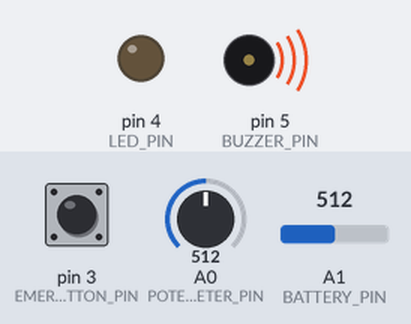
A sketch run on a simulated Arduino Uno, built with avr-gcc and run on an emulated ATmega328P. Parts: output pins drawn as LEDs (lit = HIGH), buzzer (waves = sounding). The test bench sets the inputs (shaded band); at power-on: pin 3 (EMERGENCY_BUTTON_PIN) HIGH, A0 (POTENTIOMETER_PIN) = 512, A1 (BATTERY_PIN) = 512. EEPROM starts erased; no radio packets arrive unless stated; what the sketch prints to the serial monitor is not drawn.

Above: at 2.0 s.
At 3.4 s:
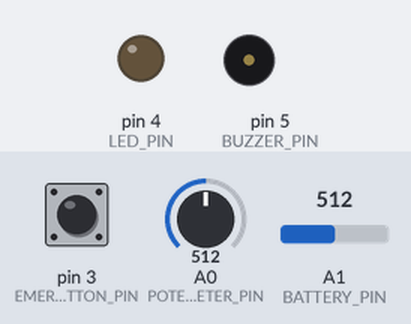
3.5 s: pin 3 (EMERGENCY_BUTTON_PIN) pulled LOW for 3.2 s
At 6.9 s:
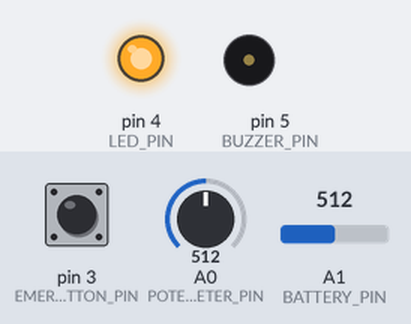
8.2 s: A0 (POTENTIOMETER_PIN) set to 661
9.7 s: A0 (POTENTIOMETER_PIN) set to 686
Timing chart, 0 to 12.7 s (numbered marks = the images above; inputs shaded):
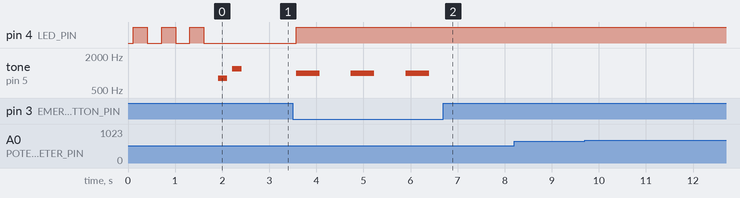

The sketch:

vaccine_monitor.ino
```cpp
// Solar-Surv: Vaccine Cold Chain Monitor
// Offline Temperature Alert System for Vaccine Storage
// Monitors fridge temperature and sends alerts via LoRa when outside 2-8°C range

#include <SPI.h>
#include <LoRa.h>
#include <OneWire.h>
#include <DallasTemperature.h>
#include <EEPROM.h>

// Pin definitions
#define TEMP_SENSOR_PIN 2        // DS18B20 temperature sensor
#define EMERGENCY_BUTTON_PIN 3   // Manual alert button
#define LED_PIN 4                // Status LED
#define BUZZER_PIN 5             // Alert buzzer
#define BATTERY_PIN A1           // Battery voltage monitoring
#define POTENTIOMETER_PIN A0     // For temperature simulation

// Temperature thresholds (Vaccine storage requirements)
#define TEMP_MIN 2.0             // Minimum safe temperature (°C)
#define TEMP_MAX 8.0             // Maximum safe temperature (°C)
#define BATTERY_LOW 3.3          // Low battery threshold (V)

// Device configuration
#define DEVICE_ID_ADDR 0
#define DEVICE_ID_DEFAULT 0x01
#define SENSOR_INTERVAL 5000     // Read temperature every 5 seconds
#define HEARTBEAT_INTERVAL 30000 // Send status every 30 seconds
#define ALERT_TIMEOUT 10000      // Alert timeout (10 seconds)

// Data structures
struct VaccineMonitorData {
  uint8_t deviceId;
  uint32_t timestamp;
  float temperature;
  float batteryVoltage;
  bool emergencyPressed;
  bool alertActive;
  uint8_t alertType;  // 0=none, 1=too hot, 2=too cold, 3=emergency, 4=battery
};

struct AlertMessage {
  uint8_t deviceId;
  uint8_t alertType;
  uint32_t timestamp;
  float temperature;
  char message[40];
};

// Global variables
OneWire oneWire(TEMP_SENSOR_PIN);
DallasTemperature tempSensor(&oneWire);
VaccineMonitorData currentData;
AlertMessage alertMsg;
unsigned long lastSensorRead = 0;
unsigned long lastHeartbeat = 0;
bool alertActive = false;
uint8_t deviceId;
bool useSimulation = true;  // Set to false when real sensor is connected

void setup() {
  Serial.begin(9600);

  // Initialize pins
  pinMode(EMERGENCY_BUTTON_PIN, INPUT_PULLUP);
  pinMode(LED_PIN, OUTPUT);
  pinMode(BUZZER_PIN, OUTPUT);

  // Initialize LoRa
  if (!LoRa.begin(433E6)) {
    Serial.println("LoRa init failed!");
    while (1);
  }
  LoRa.setTxPower(20);
  LoRa.setSpreadingFactor(7);
  LoRa.setSignalBandwidth(125E3);

  // Initialize temperature sensor
  tempSensor.begin();

  // Get or set device ID
  deviceId = EEPROM.read(DEVICE_ID_ADDR);
  if (deviceId == 0xFF) {
    deviceId = DEVICE_ID_DEFAULT;
    EEPROM.write(DEVICE_ID_ADDR, deviceId);
  }

  // Initialize data structure
  currentData.deviceId = deviceId;
  currentData.alertActive = false;
  currentData.alertType = 0;

  Serial.println("=== Solar-Surv Vaccine Cold Chain Monitor ===");
  Serial.print("Device ID: ");
  Serial.println(deviceId);
  Serial.println("Monitoring temperature range: 2-8°C");
  Serial.println("Press emergency button for manual alert");

  // Startup sequence
  startupSequence();
}

void loop() {
  unsigned long currentTime = millis();

  // Read temperature every SENSOR_INTERVAL
  if (currentTime - lastSensorRead >= SENSOR_INTERVAL) {
    readTemperature();
    checkTemperatureThresholds();
    lastSensorRead = currentTime;
  }

  // Send heartbeat every HEARTBEAT_INTERVAL
  if (currentTime - lastHeartbeat >= HEARTBEAT_INTERVAL) {
    sendHeartbeat();
    lastHeartbeat = currentTime;
  }

  // Check emergency button
  if (digitalRead(EMERGENCY_BUTTON_PIN) == LOW) {
    triggerEmergencyAlert();
    delay(1000);  // Debounce
  }

  // Handle alert timeout
  if (alertActive && (currentTime - lastSensorRead >= ALERT_TIMEOUT)) {
    clearAlert();
  }

  delay(100);
}

void readTemperature() {
  if (useSimulation) {
    // Simulate temperature using potentiometer (0-1023 maps to -5 to 15°C)
    int tempRaw = analogRead(POTENTIOMETER_PIN);
    currentData.temperature = map(tempRaw, 0, 1023, -50, 150) / 10.0;  // -5.0 to 15.0°C
  } else {
    // Read real temperature sensor
    tempSensor.requestTemperatures();
    currentData.temperature = tempSensor.getTempCByIndex(0);
  }

  // Read battery voltage
  int batteryRaw = analogRead(BATTERY_PIN);
  currentData.batteryVoltage = (batteryRaw * 5.0 / 1023.0) * 2.0;  // Voltage divider

  // Check emergency button
  currentData.emergencyPressed = (digitalRead(EMERGENCY_BUTTON_PIN) == LOW);

  // Update timestamp
  currentData.timestamp = millis();

  // Print temperature status
  Serial.print("Temperature: ");
  Serial.print(currentData.temperature, 1);
  Serial.print("°C (");
  if (currentData.temperature < TEMP_MIN) {
    Serial.print("TOO COLD");
  } else if (currentData.temperature > TEMP_MAX) {
    Serial.print("TOO HOT");
  } else {
    Serial.print("SAFE");
  }
  Serial.print("), Battery: ");
  Serial.print(currentData.batteryVoltage, 1);
  Serial.println("V");
}

void checkTemperatureThresholds() {
  bool newAlert = false;
  uint8_t alertType = 0;
  String alertMessage = "";

  // Check if temperature is too hot
  if (currentData.temperature > TEMP_MAX) {
    newAlert = true;
    alertType = 1;
    alertMessage = "VACCINE ALERT: Temperature too hot! " + String(currentData.temperature, 1) + "°C";
  }
  // Check if temperature is too cold
  else if (currentData.temperature < TEMP_MIN) {
    newAlert = true;
    alertType = 2;
    alertMessage = "VACCINE ALERT: Temperature too cold! " + String(currentData.temperature, 1) + "°C";
  }

  // Check battery level
  if (currentData.batteryVoltage < BATTERY_LOW) {
    newAlert = true;
    alertType = 4;
    alertMessage = "Battery low: " + String(currentData.batteryVoltage, 1) + "V";
  }

  if (newAlert && !alertActive) {
    triggerAlert(alertType, alertMessage);
  }
}

void triggerAlert(uint8_t type, String message) {
  alertActive = true;
  currentData.alertActive = true;
  currentData.alertType = type;

  // Create alert message
  alertMsg.deviceId = deviceId;
  alertMsg.alertType = type;
  alertMsg.timestamp = millis();
  alertMsg.temperature = currentData.temperature;
  message.toCharArray(alertMsg.message, 40);

  // Send LoRa alert
  LoRa.beginPacket();
  LoRa.write((uint8_t*)&alertMsg, sizeof(alertMsg));
  LoRa.endPacket();

  // Visual and audio alerts
  digitalWrite(LED_PIN, HIGH);
  if (type == 1 || type == 2) {
    // Critical temperature alert - continuous buzzer
    tone(BUZZER_PIN, 2000, 200);
    delay(200);
    tone(BUZZER_PIN, 2000, 200);
  } else {
    // Other alerts - single beep
    tone(BUZZER_PIN, 1000, 500);
  }

  Serial.println("?? ALERT SENT: " + message);
}

void triggerEmergencyAlert() {
  String message = "EMERGENCY: Manual alert triggered!";
  triggerAlert(3, message);
}

void sendHeartbeat() {
  // Send regular monitoring data
  LoRa.beginPacket();
  LoRa.write((uint8_t*)&currentData, sizeof(currentData));
  LoRa.endPacket();

  Serial.println("Status update sent");
}

void clearAlert() {
  alertActive = false;
  currentData.alertActive = false;
  currentData.alertType = 0;
  digitalWrite(LED_PIN, LOW);
  noTone(BUZZER_PIN);
  Serial.println("Alert cleared");
}

void startupSequence() {
  // Blink LED 3 times to indicate startup
  for (int i = 0; i < 3; i++) {
    digitalWrite(LED_PIN, HIGH);
    delay(300);
    digitalWrite(LED_PIN, LOW);
    delay(300);
  }

  // Play startup sound
  tone(BUZZER_PIN, 800, 200);
  delay(300);
  tone(BUZZER_PIN, 1200, 200);
}
```

Measured:
- after the input at 3.5 s, pin 4 (LED_PIN): LOW → HIGH after 0.07 s; tone on pin 5 (BUZZER_PIN): alternates 1000 Hz for 0.50 s and silent for 0.66 s, 6 changes in all, then stays silent, starting after 0.07 s
- after the input at 8.2 s, every drawn part: stays the same
- after the input at 9.7 s, every drawn part: stays the same
